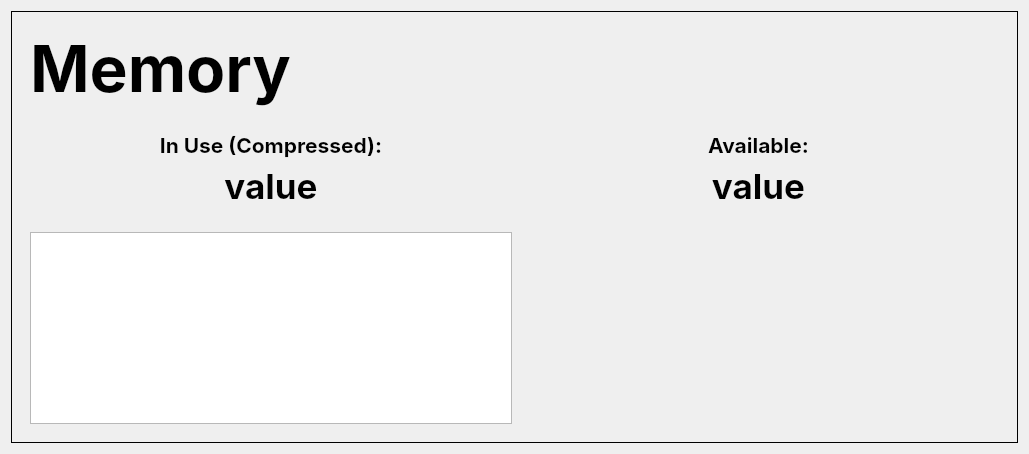
            <widget class="QWidget" name="MemoryView">
             <layout class="QHBoxLayout" name="horizontalLayout_4">
              <item>
               <widget class="QFrame" name="frame_7">
                <property name="frameShape">
                 <enum>QFrame::Box</enum>
                </property>
                <property name="frameShadow">
                 <enum>QFrame::Plain</enum>
                </property>
                <layout class="QVBoxLayout" name="verticalLayout_15">
                 <item>
                  <layout class="QVBoxLayout" name="verticalLayout_13" stretch="1,1,4">
                   <item>
                    <widget class="QFrame" name="frame_8">
                     <property name="frameShape">
                      <enum>QFrame::NoFrame</enum>
                     </property>
                     <property name="frameShadow">
                      <enum>QFrame::Raised</enum>
                     </property>
                     <layout class="QHBoxLayout" name="horizontalLayout_6" stretch="0,0">
                      <item>
                       <widget class="QLabel" name="label_6">
                        <property name="font">
                         <font>
                          <family>SF Pro Display</family>
                          <pointsize>48</pointsize>
                          <bold>true</bold>
                         </font>
                        </property>
                        <property name="text">
                         <string>Memory</string>
                        </property>
                       </widget>
                      </item>
                      <item>
                       <spacer name="horizontalSpacer_4">
                        <property name="orientation">
                         <enum>Qt::Horizontal</enum>
                        </property>
                        <property name="sizeHint" stdset="0">
                         <size>
                          <width>708</width>
                          <height>20</height>
                         </size>
                        </property>
                       </spacer>
                      </item>
                     </layout>
                    </widget>
                   </item>
                   <item>
                    <widget class="QFrame" name="frame_9">
                     <property name="frameShape">
                      <enum>QFrame::NoFrame</enum>
                     </property>
                     <property name="frameShadow">
                      <enum>QFrame::Raised</enum>
                     </property>
                     <layout class="QHBoxLayout" name="horizontalLayout_8">
                      <item>
                       <layout class="QGridLayout" name="gridLayout_3">
                        <item row="0" column="0">
                         <widget class="QLabel" name="label_5">
                          <property name="font">
                           <font>
                            <family>SF Pro Display</family>
                            <pointsize>16</pointsize>
                            <bold>true</bold>
                           </font>
                          </property>
                          <property name="text">
                           <string>In Use (Compressed):</string>
                          </property>
                          <property name="alignment">
                           <set>Qt::AlignCenter</set>
                          </property>
                         </widget>
                        </item>
                        <item row="1" column="0">
                         <widget class="QLabel" name="InUseValueLabel">
                          <property name="font">
                           <font>
                            <family>SF Pro Display</family>
                            <pointsize>26</pointsize>
                            <bold>true</bold>
                           </font>
                          </property>
                          <property name="text">
                           <string>value</string>
                          </property>
                          <property name="alignment">
                           <set>Qt::AlignCenter</set>
                          </property>
                         </widget>
                        </item>
                        <item row="1" column="1">
                         <widget class="QLabel" name="AvailableValueLabel">
                          <property name="font">
                           <font>
                            <family>SF Pro Display</family>
                            <pointsize>26</pointsize>
                            <bold>true</bold>
                           </font>
                          </property>
                          <property name="text">
                           <string>value</string>
                          </property>
                          <property name="alignment">
                           <set>Qt::AlignCenter</set>
                          </property>
                         </widget>
                        </item>
                        <item row="0" column="1">
                         <widget class="QLabel" name="label_8">
                          <property name="font">
                           <font>
                            <family>SF Pro Display</family>
                            <pointsize>16</pointsize>
                            <bold>true</bold>
                           </font>
                          </property>
                          <property name="text">
                           <string>Available:</string>
                          </property>
                          <property name="alignment">
                           <set>Qt::AlignCenter</set>
                          </property>
                         </widget>
                        </item>
                       </layout>
                      </item>
                     </layout>
                    </widget>
                   </item>
                   <item>
                    <widget class="QFrame" name="frame_10">
                     <property name="frameShape">
                      <enum>QFrame::NoFrame</enum>
                     </property>
                     <property name="frameShadow">
                      <enum>QFrame::Raised</enum>
                     </property>
                     <layout class="QHBoxLayout" name="horizontalLayout_7" stretch="2,2">
                      <item>
                       <widget class="PlotWidget" name="Memory_MainPlotWidget"/>
                      </item>
                      <item>
                       <widget class="QWidget" name="Memory_ChartContainer" native="true"/>
                      </item>
                     </layout>
                    </widget>
                   </item>
                  </layout>
                 </item>
                </layout>
               </widget>
              </item>
             </layout>
            </widget>
